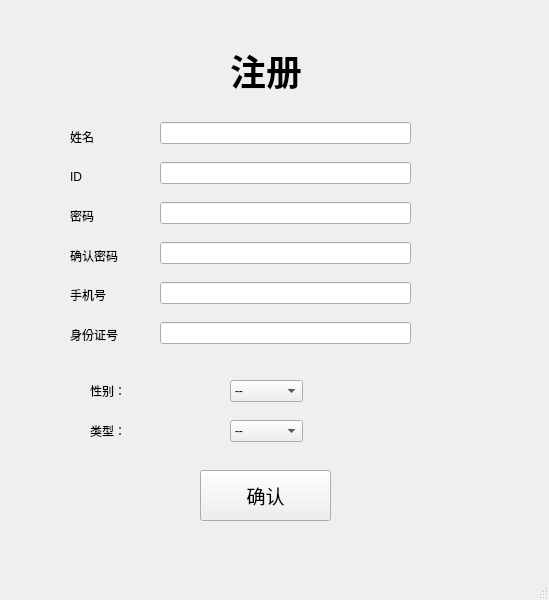
<?xml version="1.0" encoding="UTF-8"?>
<ui version="4.0">
 <class>registerUi</class>
 <widget class="QMainWindow" name="registerUi">
  <property name="geometry">
   <rect>
    <x>0</x>
    <y>0</y>
    <width>549</width>
    <height>600</height>
   </rect>
  </property>
  <property name="windowTitle">
   <string>MainWindow</string>
  </property>
  <widget class="QWidget" name="centralwidget">
   <widget class="QLabel" name="label">
    <property name="geometry">
     <rect>
      <x>230</x>
      <y>50</y>
      <width>101</width>
      <height>41</height>
     </rect>
    </property>
    <property name="font">
     <font>
      <pointsize>27</pointsize>
      <weight>75</weight>
      <bold>true</bold>
     </font>
    </property>
    <property name="text">
     <string>注册</string>
    </property>
   </widget>
   <widget class="QPushButton" name="enterButton">
    <property name="geometry">
     <rect>
      <x>200</x>
      <y>470</y>
      <width>131</width>
      <height>51</height>
     </rect>
    </property>
    <property name="font">
     <font>
      <pointsize>14</pointsize>
     </font>
    </property>
    <property name="text">
     <string>确认</string>
    </property>
   </widget>
   <widget class="QComboBox" name="sexComboBox">
    <property name="geometry">
     <rect>
      <x>230</x>
      <y>380</y>
      <width>73</width>
      <height>22</height>
     </rect>
    </property>
    <item>
     <property name="text">
      <string>--</string>
     </property>
    </item>
    <item>
     <property name="text">
      <string>男</string>
     </property>
    </item>
    <item>
     <property name="text">
      <string>女</string>
     </property>
    </item>
   </widget>
   <widget class="QLabel" name="label_8">
    <property name="geometry">
     <rect>
      <x>90</x>
      <y>380</y>
      <width>54</width>
      <height>21</height>
     </rect>
    </property>
    <property name="text">
     <string>性别：</string>
    </property>
   </widget>
   <widget class="QWidget" name="layoutWidget">
    <property name="geometry">
     <rect>
      <x>70</x>
      <y>120</y>
      <width>71</width>
      <height>231</height>
     </rect>
    </property>
    <layout class="QVBoxLayout" name="verticalLayout">
     <item>
      <widget class="QLabel" name="label_2">
       <property name="text">
        <string>姓名</string>
       </property>
      </widget>
     </item>
     <item>
      <widget class="QLabel" name="label_3">
       <property name="text">
        <string>ID</string>
       </property>
      </widget>
     </item>
     <item>
      <widget class="QLabel" name="label_4">
       <property name="text">
        <string>密码</string>
       </property>
      </widget>
     </item>
     <item>
      <widget class="QLabel" name="label_5">
       <property name="text">
        <string>确认密码</string>
       </property>
      </widget>
     </item>
     <item>
      <widget class="QLabel" name="label_6">
       <property name="text">
        <string>手机号</string>
       </property>
      </widget>
     </item>
     <item>
      <widget class="QLabel" name="label_7">
       <property name="text">
        <string>身份证号</string>
       </property>
      </widget>
     </item>
    </layout>
   </widget>
   <widget class="QWidget" name="layoutWidget">
    <property name="geometry">
     <rect>
      <x>160</x>
      <y>110</y>
      <width>251</width>
      <height>251</height>
     </rect>
    </property>
    <layout class="QVBoxLayout" name="verticalLayout_2">
     <item>
      <widget class="QLineEdit" name="lineEdit_name"/>
     </item>
     <item>
      <widget class="QLineEdit" name="lineEdit_id"/>
     </item>
     <item>
      <widget class="QLineEdit" name="lineEdit_password">
       <property name="echoMode">
        <enum>QLineEdit::Password</enum>
       </property>
      </widget>
     </item>
     <item>
      <widget class="QLineEdit" name="lineEdit_confirmPassword">
       <property name="echoMode">
        <enum>QLineEdit::Password</enum>
       </property>
      </widget>
     </item>
     <item>
      <widget class="QLineEdit" name="lineEdit_phoneNumber"/>
     </item>
     <item>
      <widget class="QLineEdit" name="lineEdit_credentID"/>
     </item>
    </layout>
   </widget>
   <widget class="QLabel" name="label_type">
    <property name="geometry">
     <rect>
      <x>90</x>
      <y>420</y>
      <width>54</width>
      <height>21</height>
     </rect>
    </property>
    <property name="text">
     <string>类型：</string>
    </property>
   </widget>
   <widget class="QComboBox" name="typeComboBox">
    <property name="geometry">
     <rect>
      <x>230</x>
      <y>420</y>
      <width>73</width>
      <height>22</height>
     </rect>
    </property>
    <item>
     <property name="text">
      <string>--</string>
     </property>
    </item>
    <item>
     <property name="text">
      <string>成人</string>
     </property>
    </item>
    <item>
     <property name="text">
      <string>学生</string>
     </property>
    </item>
   </widget>
  </widget>
  <widget class="QMenuBar" name="menubar">
   <property name="geometry">
    <rect>
     <x>0</x>
     <y>0</y>
     <width>549</width>
     <height>22</height>
    </rect>
   </property>
  </widget>
  <widget class="QStatusBar" name="statusbar"/>
 </widget>
 <resources/>
 <connections/>
</ui>
